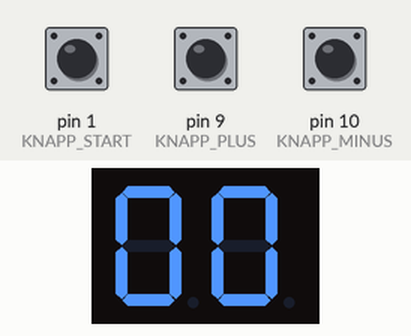
The sketch below on a simulated Arduino Uno, built with avr-gcc and run on an emulated ATmega328P. Parts: 2-digit seven-segment display. Wiring (inferred from the names in the program): 2-digit 7-segment display, segments lit when LOW: segments pin 7, pin 8, pin 4, pin 3, pin 2, pin 6, pin 5; digit selects pin 12, pin 13. Inputs (shaded band) come from the test bench; at power-on: pin 1 (KNAPP_START) HIGH, pin 10 (KNAPP_MINUS) HIGH, pin 9 (KNAPP_PLUS) HIGH. The segment pins are drawn as the display they are named for.

Above: at 1.2 s.
1.3 s: pin 1 (KNAPP_START) pulled LOW for 0.15 s
At 3.4 s:
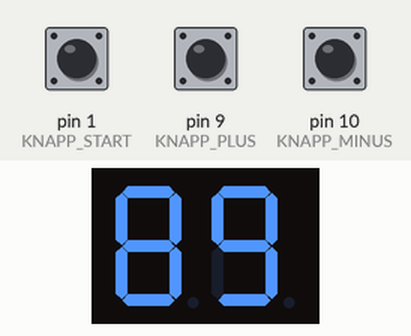
4.2 s: pin 10 (KNAPP_MINUS) pulled LOW for 1 s
At 6.5 s:
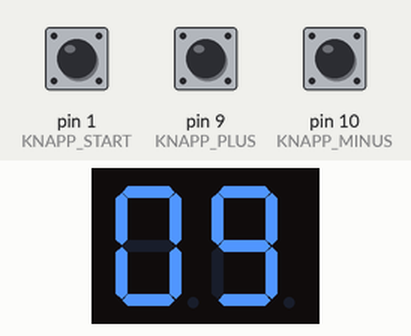
7.2 s: pin 10 (KNAPP_MINUS) pulled LOW for 0.15 s
At 10.1 s:
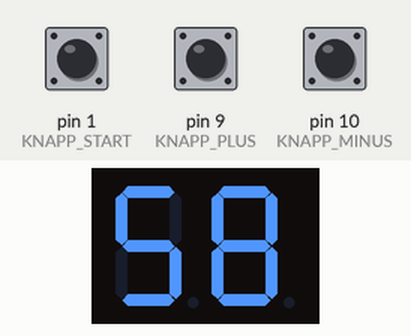
10.3 s: pin 9 (KNAPP_PLUS) pulled LOW for 1 s
At 12.5 s:
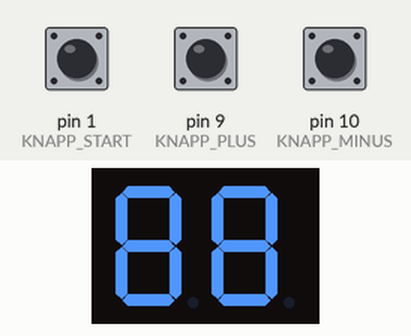
12.8 s: pin 9 (KNAPP_PLUS) pulled LOW for 0.15 s
Timing chart, 0 to 15.8 s (numbered marks = the images above; inputs shaded):
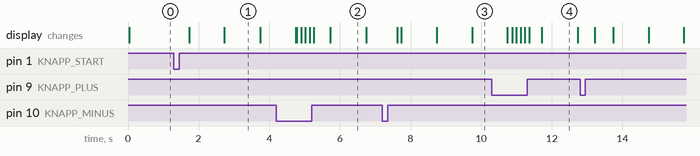

Measured:
- after the input at 1.3 s, the display: first changes after 0.44 s (image 1 shows a later state)
- what the display in image 1 shows lasts 1.0 s, from 2.7 s to 3.7 s

The sketch:

display.ino
```cpp
#define KNAPP_START  1
#define KNAPP_PLUS   9
#define KNAPP_MINUS 10
#define HOGTALARE   11

#define DISP_TENS 12
#define DISP_ONES 13

// Segmenten i ordningen A, B, C, D, E, F, G.
const byte pinnar[7] = {7, 8, 4, 3, 2, 6, 5};

const byte siffror[10][7] = {
  {1,1,1,1,1,1,0}, // 0
  {0,1,1,0,0,0,0}, // 1
  {1,1,0,1,1,0,1}, // 2
  {1,1,1,1,0,0,1}, // 3
  {0,1,1,0,0,1,1}, // 4
  {1,0,1,1,0,1,1}, // 5
  {1,0,1,1,1,1,1}, // 6
  {1,1,1,0,0,0,0}, // 7
  {1,1,1,1,1,1,1}, // 8
  {1,1,1,1,0,1,1}  // 9
};

const unsigned int slutTonHz = 1760;
const unsigned long slutTonLangd = 1500;
const unsigned long debounceTid = 30;
const unsigned long dubbelklickTid = 350;
const unsigned long hallTid = 500;
const unsigned long upprepaTid = 120;

enum Handelse { INGEN, KLICK, DUBBELKLICK, HALLSTEG };

struct Knapp {
  byte pinne;
  bool senasteLasning = HIGH;
  bool stabil = HIGH;
  bool vantar = false;
  bool halls = false;
  unsigned long andrad = 0;
  unsigned long nedtryckt = 0;
  unsigned long senasteSteg = 0;

  Knapp(byte nummer) : pinne(nummer) {}

  Handelse las(unsigned long nu, bool tillatHall) {
    bool signal = digitalRead(pinne);

    if (signal != senasteLasning) {
      senasteLasning = signal;
      andrad = nu;
    }

    if (signal != stabil && nu - andrad >= debounceTid) {
      stabil = signal;

      if (stabil == LOW) {
        if (vantar && nu - nedtryckt <= dubbelklickTid) {
          vantar = false;
          return DUBBELKLICK;
        }
        nedtryckt = nu;
        vantar = true;
        halls = false;
      } else {
        halls = false;
      }
    }

    // Ett kort klick registreras när tiden för dubbelklick har gått.
    if (vantar && nu - nedtryckt > dubbelklickTid) {
      if (!tillatHall || stabil == HIGH) {
        vantar = false;
        return KLICK;
      }

      if (nu - nedtryckt >= hallTid) {
        vantar = false;
        halls = true;
        senasteSteg = nu;
        return HALLSTEG;
      }
    }

    if (halls && stabil == LOW && nu - senasteSteg >= upprepaTid) {
      senasteSteg = nu;
      return HALLSTEG;
    }

    return INGEN;
  }
};

Knapp startknapp(KNAPP_START);
Knapp plusknapp(KNAPP_PLUS);
Knapp minusknapp(KNAPP_MINUS);

int tal = 0;
int riktning = -1;
bool raknar = false;
bool visaTiotal = true;
unsigned long stegTid = 1000;
unsigned long sparadTid = 0;
unsigned long senasteLoop = 0;
unsigned long senasteDisplay = 0;

void stoppaRakning() {
  raknar = false;
  sparadTid = 0;
  riktning = -1;
  stegTid = 1000;
}

void startaSnabbRakning(int nyRiktning) {
  noTone(HOGTALARE);
  stoppaRakning();

  if (nyRiktning > 0 && tal == 99) return;
  if (nyRiktning < 0 && tal == 0) tal = 99;

  riktning = nyRiktning;
  stegTid = 500; // Ett steg varje halvsekund.
  raknar = true;
}

void hanteraJustering(Handelse handelse, int steg) {
  if (handelse == DUBBELKLICK) {
    startaSnabbRakning(steg);
    return;
  }

  if (handelse != KLICK && handelse != HALLSTEG) return;

  if (steg < 0 && tal == 0) {
    tal = 99;
  } else {
    tal = constrain(tal + steg, 0, 99);
  }

  if (tal == 0 || (tal == 99 && riktning > 0)) {
    stoppaRakning();
  }
}

void visaNummer(int nummer) {
  for (byte i = 0; i < 7; i++) {
    digitalWrite(pinnar[i], siffror[nummer][i] ? LOW : HIGH);
  }
}

void setup() {
  for (byte i = 0; i < 7; i++) {
    pinMode(pinnar[i], OUTPUT);
    digitalWrite(pinnar[i], HIGH);
  }

  pinMode(DISP_TENS, OUTPUT);
  pinMode(DISP_ONES, OUTPUT);
  digitalWrite(DISP_TENS, LOW);
  digitalWrite(DISP_ONES, LOW);

  pinMode(KNAPP_START, INPUT_PULLUP);
  pinMode(KNAPP_PLUS, INPUT_PULLUP);
  pinMode(KNAPP_MINUS, INPUT_PULLUP);
  pinMode(HOGTALARE, OUTPUT);
  digitalWrite(HOGTALARE, LOW);

  senasteLoop = millis();
}

void loop() {
  unsigned long nu = millis();
  unsigned long tidSedanSist = nu - senasteLoop;
  senasteLoop = nu;

  if (raknar) {
    sparadTid += tidSedanSist;

    while (raknar && sparadTid >= stegTid) {
      sparadTid -= stegTid;
      tal += riktning;

      if (tal == 0) {
        stoppaRakning();
        tone(HOGTALARE, slutTonHz, slutTonLangd);
      } else if (tal == 99 && riktning > 0) {
        stoppaRakning();
      }
    }
  }

  hanteraJustering(plusknapp.las(nu, true), 1);
  hanteraJustering(minusknapp.las(nu, true), -1);

  Handelse start = startknapp.las(nu, false);

  if (start == DUBBELKLICK) {
    stoppaRakning();
    noTone(HOGTALARE);
    tal = 0;
  } else if (start == KLICK) {
    noTone(HOGTALARE);
    if (tal == 0) tal = 99;
    raknar = !raknar;
  }

  // Visa tiotal och ental växelvis.
  if (nu - senasteDisplay >= 5) {
    senasteDisplay = nu;
    digitalWrite(DISP_TENS, LOW);
    digitalWrite(DISP_ONES, LOW);

    if (visaTiotal) {
      visaNummer(tal / 10);
      digitalWrite(DISP_TENS, HIGH);
    } else {
      visaNummer(tal % 10);
      digitalWrite(DISP_ONES, HIGH);
    }

    visaTiotal = !visaTiotal;
  }
}
```
